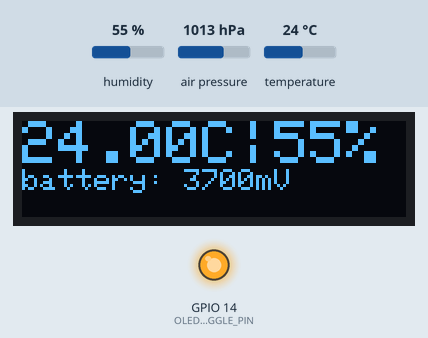
The sketch below on a simulated ESP8266 (NodeMCU). Parts: 128×32 one-colour display, output pins drawn as LEDs (lit = HIGH). The inputs (shaded band) are chosen by the test bench; at power-on: humidity 55 %, air pressure 1013 hPa, temperature 24 °C. WiFi joins after 1.5 s; servers stay silent unless stated; no MQTT or app messages arrive unless stated; not simulated (calls return 0 or success): secrets.h; what the sketch prints to the serial monitor is not drawn. At 7.1 s the program puts the board to deep sleep or switches it off; the recording ends there.

Above: at 0.6 s.
Timing chart, 0 to 7.1 s (numbered marks = the images above):
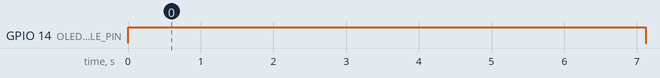

Measured:
- by itself, GPIO 14 (OLED_TOGGLE_PIN): LOW → HIGH at 0.00 s, → LOW 7.1 s later

The sketch:

thermometer_oled_internal.ino
```cpp
#include <Wire.h>
#include <Adafruit_SSD1306.h>
#include <Adafruit_BME280.h>
#include <ESP8266WiFi.h>
#include "Adafruit_MQTT.h"
#include "Adafruit_MQTT_Client.h"

#define SENSOR_NAME "temperature_office"

#include "mqtt_communication.h"

#define SCREEN_WIDTH 128 // OLED display width, in pixels
#define SCREEN_HEIGHT 32 // OLED display height, in pixels

#define OLED_RESET     -1 // Reset pin # (or -1 if sharing Arduino reset pin)

Adafruit_SSD1306 display(SCREEN_WIDTH, SCREEN_HEIGHT, &Wire, OLED_RESET);

Adafruit_BME280 bme;

ADC_MODE(ADC_VDD); // measure internal voltage, please

const int OLED_TOGGLE_PIN = 14;

const int VOLTAGE_OFFSET_MV = 400;
const int VOLTAGE_LIFEPO_LOW = 2950;
const int VOLTAGE_LIFEPO_CRITICAL = 2800;


const int SLEEP_TIME = 1e6 * 60 * 5;


void setup() {

  Serial.begin(115200);
  Serial.println("Starting");
  pinMode(OLED_TOGGLE_PIN, OUTPUT);
  String warning = "";
  Wire.begin();

  digitalWrite(OLED_TOGGLE_PIN, HIGH); // Turn on the display
  delay(500);

  if(!display.begin(SSD1306_SWITCHCAPVCC, 0x3C)) { // Address 0x3C for 128x32
    Serial.println(F("SSD1306 allocation failed"));
    for(;;); // Don't proceed, loop forever
  }


  display.clearDisplay();
  display.setTextSize(1);      // Normal 1:1 pixel scale
  display.setTextColor(SSD1306_WHITE); // Draw white text
  display.println("Starting app..");
  display.println("Thermometer, by Luke");
  display.display();

  if (!bme.begin(0x76)) {
    Serial.println("Could not find a valid BMP280 sensor, check wiring!");
    while (1);
  }

  float temperature = bme.readTemperature();
  float pressure = bme.readPressure() / 100.0F;
  float humidity = bme.readHumidity();

  int internalVoltage = readInternalVoltage();
  if (internalVoltage < VOLTAGE_LIFEPO_CRITICAL) {
    Serial.println("Critical voltage error, shutting down soon...");
    warning = "ERROR: Voltage is critical. Will shut down";
  }
  if (internalVoltage < VOLTAGE_LIFEPO_LOW) {
    Serial.println("Low voltage warning");
    warning = "WARN : Voltage is low";
  }

  displayTelemetryOLED(temperature, pressure, humidity, internalVoltage);

  setup_wifi();
  sendTelemetry(temperature, pressure, humidity, internalVoltage, warning);

  if (internalVoltage < VOLTAGE_LIFEPO_CRITICAL) {
    ESP.deepSleep(0);
  }

  delay(5000);
  digitalWrite(OLED_TOGGLE_PIN, LOW); // Turn off the display
  Serial.println("Going sleep, bye");

  ESP.deepSleep(SLEEP_TIME);
}

void displayTelemetryOLED(float temperature, float pressure, float humidity, int voltage) {
  display.clearDisplay();
  display.setCursor(0, 0);     // Start at top-left corner
  display.setTextSize(2);
  display.setTextColor(SSD1306_WHITE);
  display.print(temperature);
  display.print("C|");
  display.print(int(humidity));
  display.println("%");
  // display battery state
  display.setTextSize(1);
  display.print("battery: ");
  display.print(voltage);
  display.print("mV");
  display.display();

  Serial.print("Temperature = "); Serial.print(temperature); Serial.println(" *C");
  Serial.print("Pressure = "); Serial.print(pressure); Serial.println(" hpa");
  Serial.print("Humidity = "); Serial.print(humidity); Serial.println(" %");

}

int readInternalVoltage() {
  int internalVoltage = ESP.getVcc();
  Serial.printf("real voltage %d\n", internalVoltage);
  int voltageWithOffset = internalVoltage + VOLTAGE_OFFSET_MV;
  Serial.printf("offseted voltage %d\n", voltageWithOffset);
  return voltageWithOffset;
}


void loop() {
}
```

mqtt_communication.h
```cpp
#ifdef ESP32
  #include <WiFi.h>
#endif
#ifdef ESP8266
  #include <ESP8266WiFi.h>
#endif

#include <PubSubClient.h>
#include "secrets.h"
#include <ArduinoJson.h>

const char* mqtt_server = "192.168.100.10";

WiFiClient espClient;
PubSubClient client(espClient);

void setup_wifi() {
  delay(10);
  // We start by connecting to a WiFi network
  Serial.println();
  Serial.print("Connecting to ");
  Serial.println(WIFI_SSID);

  WiFi.begin(WIFI_SSID, WIFI_PASSWORD);

  while (WiFi.status() != WL_CONNECTED) {
    #ifdef ESP32
      WiFi.disconnect();
      WiFi.reconnect();
    #endif
    Serial.print(WiFi.status());
    delay(500);
    Serial.print(".");
  }

  Serial.println("");
  Serial.println("WiFi connected");
  Serial.println("IP address: ");
  Serial.println(WiFi.localIP());

  client.setServer(mqtt_server, 1883);
}

void reconnect() {
  // Loop until we're reconnected
  while (!client.connected()) {
    Serial.print("Attempting MQTT connection...");
    // Attempt to connect
    if (client.connect("esp8266_temp")) {
      Serial.println("connected");
      // Subscribe
      // client.subscribe("esp32/output");
    } else {
      Serial.print("failed, rc=");
      // Serial.print(client.state());
      Serial.println(" try again in 5 seconds");
      // Wait 5 seconds before retrying
      delay(5000);
    }
  }
}

void sendTelemetry(float temperature, float pressure, float humidity, int voltage, String warning) {
  char msg[500];
  if (!client.connected()) {
    reconnect();
  }
  String deviceId = SENSOR_NAME;
  StaticJsonDocument<200> doc;
  doc["temp"] = temperature;
  doc["voltage"] = voltage;
  doc["device"] = deviceId;
  doc["pressure"] = pressure;
  doc["humidity"] = humidity;
  serializeJson(doc, msg);
  String channelName = "lukmqtt/sensor/"+deviceId;
  Serial.println("Sending to channel named "+channelName);
  client.publish(channelName.c_str(), msg);

  if (warning != "") {
    char msgWarning[200];
    StaticJsonDocument<200> docWarning;
    docWarning["warning"] = warning;
    serializeJson(docWarning, msgWarning);
    String channelName = "lukmqtt/sensor/warning/"+deviceId;
    Serial.println("Sending to channel named "+channelName);
    client.publish(channelName.c_str(), msgWarning);
  }
}

void sendMeasurements(String deviceId, float temp, int voltage, float lux) {
  char msg[200];
  if (!client.connected()) {
    reconnect();
  }
  StaticJsonDocument<200> doc;
  doc["temp"] = temp;
  doc["voltage"] = voltage;
  doc["device"] = deviceId;
  #ifdef LIGHT_SENSOR
  doc["light"] = lux;
  #endif
  serializeJson(doc, msg);
  Serial.println(msg);
  String channelName = "lukmqtt/sensor/"+deviceId;
  Serial.println("Sending to channel named "+channelName);
  client.publish(channelName.c_str(), msg);
}
```
